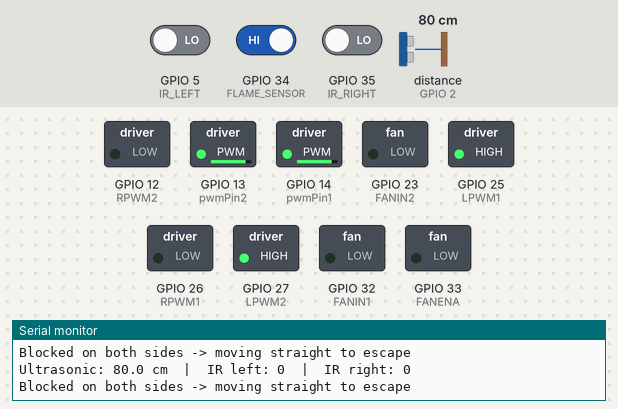
The sketch below on a simulated ESP32. On the bench: switched loads named in the sketch (green lamp = pin HIGH), the last lines printed to the serial monitor. Wiring (inferred from the names in the program): ultrasonic range finder: trigger GPIO 15; echo GPIO 2. Dashed ring = blinking. The test bench sets the inputs (shaded band); at power-on: distance to the obstacle (sensor on GPIO 2) 80 cm, GPIO 5 (IR_LEFT) LOW, GPIO 34 (FLAME_SENSOR) HIGH, GPIO 35 (IR_RIGHT) LOW. The echo pulse lasts 58.3 µs per cm; pins used as bus, display or sensor lines are not drawn.

Above: at 3.2 s.
3.3 s: distance to the obstacle (sensor on GPIO 2) set to 22 cm
4.8 s: distance to the obstacle (sensor on GPIO 2) set to 19 cm
At 5.8 s:
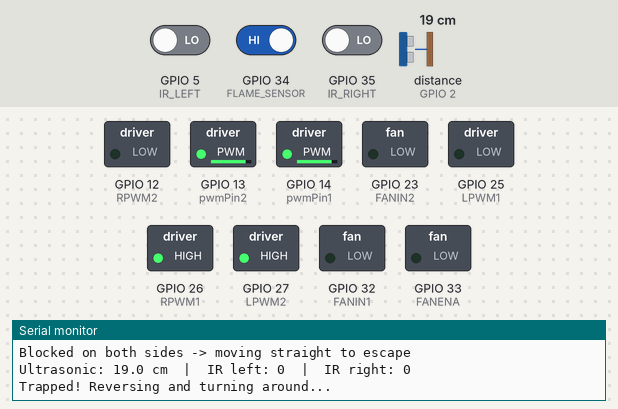
7.8 s: GPIO 5 (IR_LEFT) driven HIGH
At 9.2 s:
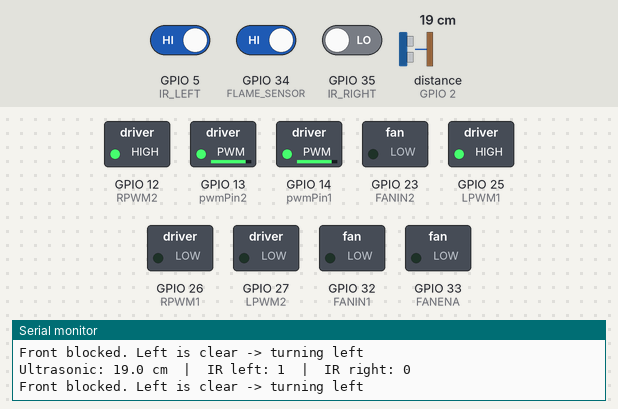
9.6 s: GPIO 34 (FLAME_SENSOR) driven LOW
At 10.6 s:
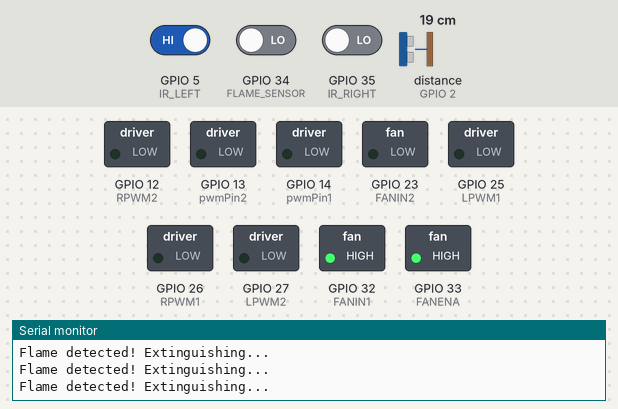
11.3 s: GPIO 34 (FLAME_SENSOR) driven HIGH
At 12.0 s:
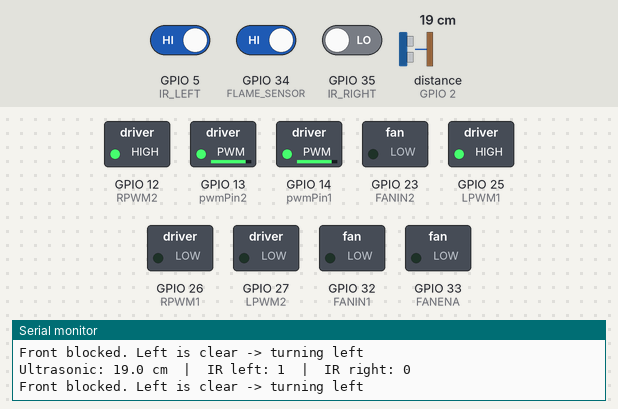
12.8 s: GPIO 5 (IR_LEFT) driven LOW
At 13.28 s:
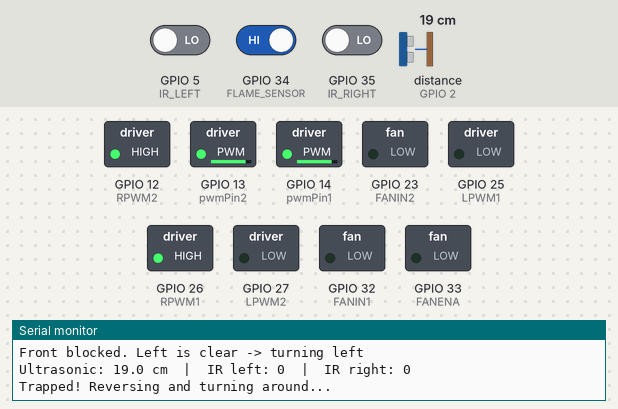
Timing chart, 0 to 16.8 s (numbered marks = the images above; inputs shaded):
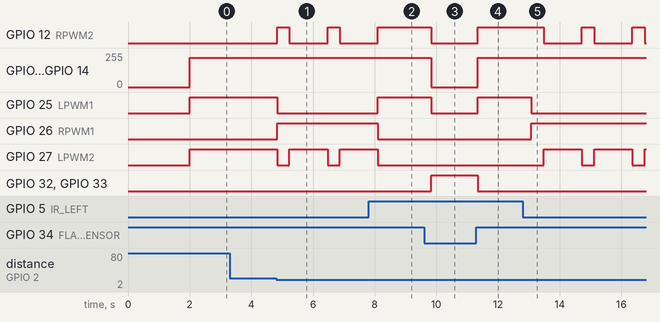

The sketch:

AGNIRAKSHAK.ino
```cpp
// Robix autonomous obstacle-avoiding bot
// Ultrasonic: TRIG D15, ECHO D2
// IR left  (D5)  : 0 = object detected, 1 = clear
// IR right (D35) : 0 = object detected, 1 = clear

#include <Arduino.h>

#define RPWM1 26
#define LPWM1 25
#define RPWM2 12
#define LPWM2 27
#define pwmPin1 14
#define pwmPin2 13
#define FANENA 33
#define FANIN1 32
#define FANIN2 23

#define IR_RIGHT 35
#define IR_LEFT 5

#define TRIG 15
#define ECHO 2
#define FLAME_SENSOR 34

// ---- Tunable settings ----
#define SPEED 220  // motor speed 0-255
#define STOP_CM 20 // stop and check IRs when closer than this

// ---------------- Motor helpers ----------------
void setMotors(bool r1, bool l1, bool r2, bool l2, int spd)
{
  digitalWrite(RPWM1, r1);
  digitalWrite(LPWM1, l1);
  digitalWrite(RPWM2, r2);
  digitalWrite(LPWM2, l2);
  analogWrite(pwmPin1, spd);
  analogWrite(pwmPin2, spd);
}

void stopBot() { setMotors(0, 0, 0, 0, 0); }
void moveForward() { setMotors(0, 1, 0, 1, SPEED); }
void moveBackward() { setMotors(1, 0, 1, 0, SPEED); }
void turnLeft() { setMotors(0, 1, 1, 0, SPEED); }
void turnRight() { setMotors(1, 0, 0, 1, SPEED); }

// ---------------- Ultrasonic ----------------
// Distance in cm, or -1 if no echo (nothing in range)
float readDistanceCm()
{
  digitalWrite(TRIG, LOW);
  delayMicroseconds(2);
  digitalWrite(TRIG, HIGH);
  delayMicroseconds(10);
  digitalWrite(TRIG, LOW);

  long duration = pulseIn(ECHO, HIGH, 30000);
  if (duration == 0)
    return -1;

  return duration * 0.0343 / 2.0;
}

bool isBlocked(float d)
{
  return (d > 0 && d < STOP_CM);
}

void setup()
{
  Serial.begin(115200);

  pinMode(RPWM1, OUTPUT);
  pinMode(LPWM1, OUTPUT);
  pinMode(RPWM2, OUTPUT);
  pinMode(LPWM2, OUTPUT);
  pinMode(pwmPin1, OUTPUT);
  pinMode(pwmPin2, OUTPUT);

  // Fan kept off
  pinMode(FANENA, OUTPUT);
  pinMode(FANIN1, OUTPUT);
  pinMode(FANIN2, OUTPUT);
  digitalWrite(FANIN1, LOW);
  digitalWrite(FANIN2, LOW);
  digitalWrite(FANENA, LOW);

  pinMode(IR_RIGHT, INPUT);
  pinMode(IR_LEFT, INPUT);
  pinMode(FLAME_SENSOR, INPUT);
  pinMode(TRIG, OUTPUT);
  pinMode(ECHO, INPUT);

  stopBot();
  Serial.println("Robix auto bot starting in 2 seconds...");
  delay(2000);
}

void loop()
{
  // ==========================================
  // Flame detection override logic
  // ==========================================
  int flameVal = digitalRead(FLAME_SENSOR);

  if (flameVal == LOW)
  { // Assuming LOW means flame detected
    stopBot();
    Serial.println("Flame detected! Extinguishing...");

    // Turn on fan
    digitalWrite(FANIN1, HIGH); // Test 1 polarity
    digitalWrite(FANIN2, LOW);
    digitalWrite(FANENA, HIGH);

    delay(100);
    return; // Skip normal movement to stay stopped and extinguish
  }
  else
  {
    // Ensure fan is off when no flame is detected
    digitalWrite(FANIN1, LOW);
    digitalWrite(FANIN2, LOW);
    digitalWrite(FANENA, LOW);
  }
  // ==========================================

  float dist = readDistanceCm();
  int irLeft = digitalRead(IR_LEFT);
  int irRight = digitalRead(IR_RIGHT);

  Serial.print("Ultrasonic: ");
  if (dist < 0)
    Serial.print("out of range");
  else
  {
    Serial.print(dist, 1);
    Serial.print(" cm");
  }
  Serial.print("  |  IR left: ");
  Serial.print(irLeft);
  Serial.print("  |  IR right: ");
  Serial.println(irRight);

  bool blockedFront = isBlocked(dist);
  bool blockedLeft = (irLeft == 0);
  bool blockedRight = (irRight == 0);

  // 1. Blocked on all sides (or front and both sides) - back up and turn around
  if (blockedFront && blockedLeft && blockedRight)
  {
    Serial.println("Trapped! Reversing and turning around...");
    moveBackward();
    delay(400);
    turnRight();
    delay(1200); // Increased to execute a full U-turn
  }
  // 2. Front is blocked, check sides to choose turn direction
  else if (blockedFront)
  {
    if (!blockedLeft)
    {
      Serial.println("Front blocked. Left is clear -> turning left");
      turnLeft();
      delay(400); // Increased from 200
    }
    else
    {
      Serial.println("Front blocked. Right is clear -> turning right");
      turnRight();
      delay(400); // Increased from 200
    }
  }
  // 3. Narrow corridor: blocked on both sides but front is clear
  else if (blockedLeft && blockedRight)
  {
    Serial.println("Blocked on both sides -> moving straight to escape");
    moveForward();
  }
  // 4. Diagonal obstacles detected by IR sensors while moving
  else if (blockedLeft)
  {
    Serial.println("Object on left -> steering right");
    turnRight();
    delay(300); // Increased from 150
  }
  else if (blockedRight)
  {
    Serial.println("Object on right -> steering left");
    turnLeft();
    delay(300); // Increased from 150
  }
  // 4. Path is completely clear
  else
  {
    moveForward();
  }

  delay(30); // Small delay for stability before next sensor reading
}
```

Measured:
- the behaviour switches between 21 and 20 cm on distance to the obstacle (sensor on GPIO 2) (found by bisection; images 0 and 1)
- after the input at 4.8 s, GPIO 12 (RPWM2): alternates HIGH for 0.40 s and LOW for 1.2 s, starting at once; GPIO 25 (LPWM1): HIGH → LOW at once; GPIO 26 (RPWM1): LOW → HIGH at once; GPIO 27 (LPWM2): alternates HIGH for 1.2 s and LOW for 0.40 s, starting at once
- after the input at 7.8 s, GPIO 12 (RPWM2): goes on until 8.1 s, then stays HIGH; GPIO 25 (LPWM1): LOW → HIGH after 0.30 s; GPIO 26 (RPWM1): HIGH → LOW after 0.30 s; GPIO 27 (LPWM2): goes on until 8.1 s, then stays LOW
- after the input at 9.6 s, GPIO 12 (RPWM2), GPIO 25 (LPWM1): HIGH → LOW after 0.24 s; GPIO 13 (pwmPin2), GPIO 14 (pwmPin1): 220/255 → 0/255 after 0.24 s; GPIO 32 (FANIN1), GPIO 33 (FANENA): LOW → HIGH after 0.24 s
- after the input at 11.3 s, GPIO 12 (RPWM2), GPIO 25 (LPWM1): LOW → HIGH after 0.05 s; GPIO 13 (pwmPin2), GPIO 14 (pwmPin1): 0/255 → 220/255 after 0.05 s; GPIO 32 (FANIN1), GPIO 33 (FANENA): HIGH → LOW at once
- after the input at 12.8 s, GPIO 12 (RPWM2): alternates HIGH for 0.40 s and LOW for 1.2 s, starting after 0.69 s; GPIO 25 (LPWM1): HIGH → LOW after 0.29 s; GPIO 26 (RPWM1): LOW → HIGH after 0.29 s; GPIO 27 (LPWM2): alternates HIGH for 1.2 s and LOW for 0.40 s, starting after 0.69 s
